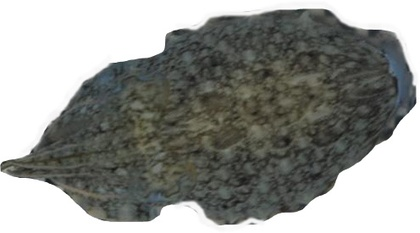
%> input picture Granularity/Template Fitting/Cuttlefish1.jpg, 420 x 233 px, shrunk from 496 x 275 before the run
$ octave --eval "result = image_rotation(rgb2gray(imread('Cuttlefish1.jpg')));"   (GNU Octave 9; MATLAB toolbox functions it lacks are replaced by stand-ins)
%> lines starting %> are read from the running program, lines starting %| are printed output that depends on the picture; in (x1, y1, x2, y2) boxes, pixels count from 0 and x2, y2 are one past the last pixel; in counts of white or black regions, pixels touching at a corner belong together; the program's own positions count from 1
function [rot_deg] = image_rotation(orig_img)
% This function takes as input an image, called orig_img, and rotates it in
% 5 degree increments until it is in the most horizontal position (i.e.,
% width/height ratio is the largest.

wh_ratio = zeros(1,36); % width/height ratio

for i = 0:35 % To go through 180 degrees
    orig_img2 = imrotate(orig_img,5*i); % rotation by 5 degrees
    %orig_img2(find(orig_img2 > 200)) = 0; %Changes almost white values to black
    orig_img2(find(orig_img2 == 0)) = 255; %Change all the black to white because get black filled in when rotate

%% Trimming the orig_img2 of any empty vertical and horizontal edges
    orig_img_edge = edge(orig_img2, 'prewitt');
    rv = [];
    cv = [];
    for ii = 1:size(orig_img_edge,1) % rows
        if isempty(find(orig_img_edge(ii,:))) % empty horizontal edge exist
            rv = [rv ii];
        end
    end
    for ii = 1:size(orig_img_edge,2) % columns
        if isempty(find(orig_img_edge(:,ii))) % empty vertical edge exist
            cv = [cv ii];
        end
    end
    orig_img2(rv,:) = [];
    orig_img2(:,cv) = [];

    wh_ratio(i+1) = size(orig_img2,2)/size(orig_img2,1);
end
%> this loop made 36 passes
%> pass 1, in image_rotation, `orig_img_edge = edge(orig_img2, 'prewitt');`:
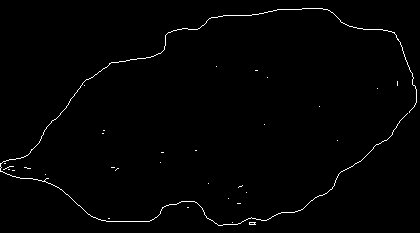
%> orig_img_edge: size 233x420 logical; 1.1% white in thin lines or dots
%> after the loop:
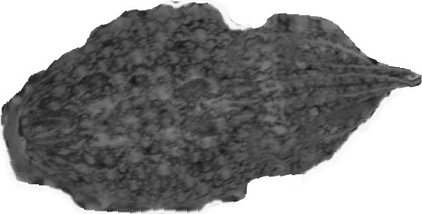
%> orig_img2: size 214x422 uint8; min 19, max 255, mean 137.3
%> after the loop, wh_ratio = 36 values, max 2 at index 35, min 0.499 at index 17, mean 1.13

%% Finding max ratio and use that for the degree of rotation
[val indx] = max(wh_ratio);
%> val = 2; indx = 35
rot_deg = 5*(indx - 1);
%> rot_deg = 170

%% Rotating the image according to rot_deg and determine which end is narrow
orig_rotated = imrotate(orig_img,rot_deg);
orig_rotated(find(orig_rotated==0)) = 255;

% Trim the orig_rotated of any empty vertical and horizontal edges
orig_rotated_edge = edge(orig_rotated, 'prewitt');
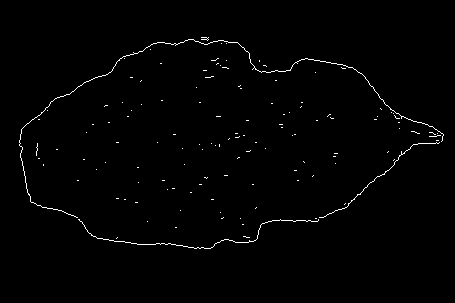
%> orig_rotated_edge: size 303x455 logical; 0.96% white in thin lines or dots, all inside (x1, y1, x2, y2) = (19, 37, 444, 249)
rv = [];
cv = [];
for ii = 1:size(orig_rotated_edge,1) % rows
    if isempty(find(orig_rotated_edge(ii,:))) % empty horizontal edge exist
        rv = [rv ii];
    end
end
%> after the loop, rv = 91 values from 1 to 303
for ii = 1:size(orig_rotated_edge,2) % columns
    if isempty(find(orig_rotated_edge(:,ii))) % empty vertical edge exist
        cv = [cv ii];
    end
end
%> after the loop, cv = 30 values from 1 to 455
orig_rotated(rv,:) = [];
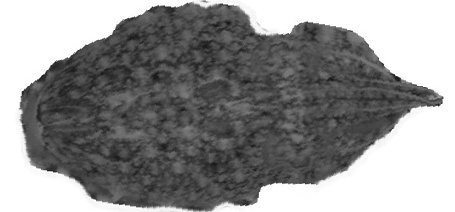
%> orig_rotated: size 212x455 uint8; min 19, max 255, mean 144.8
orig_rotated(:,cv) = [];
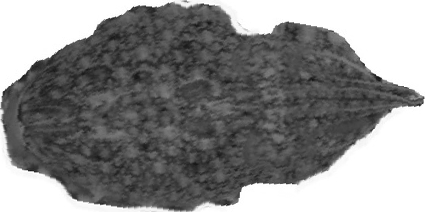
%> orig_rotated: size 212x425 uint8; min 19, max 255, mean 137

% Find the orig_img_rotated boundaries
orig_rotated_edge(rv,:) = [];
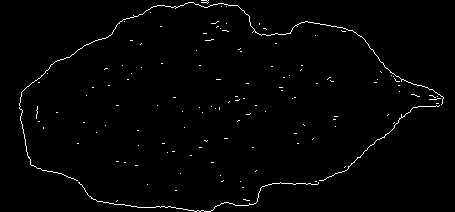
%> orig_rotated_edge: size 212x455 logical; 1.4% white in thin lines or dots
orig_rotated_edge(:,cv) = [];
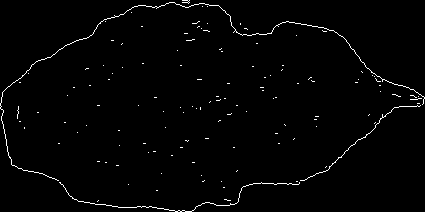
%> orig_rotated_edge: size 212x425 logical; 1.5% white in thin lines or dots

% Go through each column and find the border of orig_img_edge
orig_rotated_edge_upper = zeros(1,size(orig_rotated_edge,2));
orig_rotated_edge_lower = zeros(1,size(orig_rotated_edge,2));
for ii = 1:size(orig_rotated_edge,2)
        orig_rotated_edge_upper(ii) = find(orig_rotated_edge(:,ii),1,'first');
        orig_rotated_edge_lower(ii) = find(orig_rotated_edge(:,ii),1,'last');
end
%> after the loop, orig_rotated_edge_lower = 425 values, max 212 at index 176, min 99 at index 422, mean 177.7; orig_rotated_edge_upper = 425 values, max 104 at index 1, min 1 at index 183, mean 38.58

% Compare the "narrowness" of the boundaries on the left half of the image
% to those on the right half of the image
ten_percent = round(.1*size(orig_rotated_edge,2));
%> ten_percent = 43
left_narrowness = abs(orig_rotated_edge_upper(ten_percent) - orig_rotated_edge_lower(ten_percent));
%> left_narrowness = 114
right_narrowness = abs(orig_rotated_edge_upper(end-ten_percent) - orig_rotated_edge_lower(end-ten_percent));
%> right_narrowness = 40
if left_narrowness > right_narrowness % if the narrow part points to the right
    rot_deg = 180 + rot_deg;
%> rot_deg = 350
end

$ run again, on Granularity/Template Fitting/Cuttlefish2.jpg
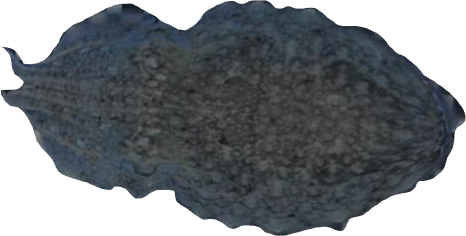
%> input picture Granularity/Template Fitting/Cuttlefish2.jpg, 466 x 236 px
%> after the loop in image_rotation, `for i = 0:35`: wh_ratio = 36 values, max 2.02 at index 3, min 0.496 at index 21, mean 1.12
%> val = 2.02; indx = 3
%> rot_deg = 10
%> in image_rotation, `orig_rotated_edge = edge(orig_rotated, 'prewitt');`:
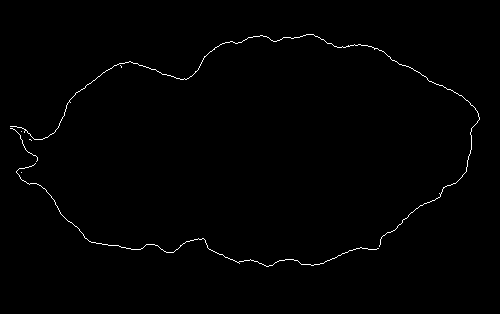
%> orig_rotated_edge: size 314x500 logical; 0.72% white in thin lines or dots, all inside (x1, y1, x2, y2) = (10, 34, 480, 267)
%> after the loop in image_rotation, `for ii = 1:size(orig_rotated_edge,1)`: rv = 81 values from 1 to 314
%> after the loop in image_rotation, `for ii = 1:size(orig_rotated_edge,2)`: cv = 30 values from 1 to 500
%> in image_rotation, `orig_rotated_edge(:,cv) = [];`:
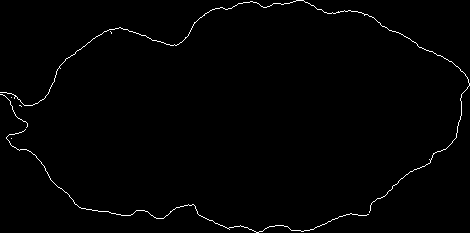
%> orig_rotated_edge: size 233x470 logical; 1% white in thin lines or dots
%> after the loop in image_rotation, `for ii = 1:size(orig_rotated_edge,2)`: orig_rotated_edge_lower = 470 values, max 233 at index 257, min 86 at index 470, mean 198.3; orig_rotated_edge_upper = 470 values, max 106 at index 25, min 1 at index 297, mean 36.83
%> left_narrowness = 76
%> right_narrowness = 118
%> result = 10

$ run again, on Granularity/Template Fitting/Cuttlefish3.jpg
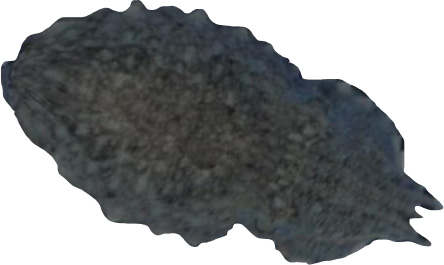
%> input picture Granularity/Template Fitting/Cuttlefish3.jpg, 444 x 265 px
%> after the loop in image_rotation, `for i = 0:35`:
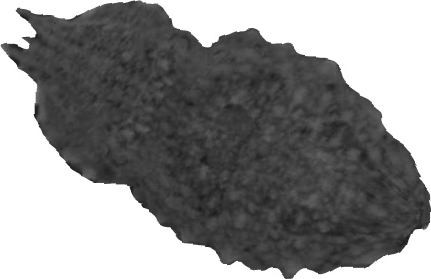
%> orig_img2: size 279x431 uint8; min 24, max 255, mean 138.6
%> after the loop in image_rotation, `for i = 0:35`: wh_ratio = 36 values, max 2.01 at index 5, min 0.497 at index 23, mean 1.13
%> val = 2.01; indx = 5
%> in image_rotation, `rot_deg = 5*(indx - 1);`: rot_deg = 20
%> after the loop in image_rotation, `for ii = 1:size(orig_rotated_edge,1)`: rv = 170 values from 1 to 401
%> after the loop in image_rotation, `for ii = 1:size(orig_rotated_edge,2)`: cv = 43 values from 1 to 508
%> in image_rotation, `orig_rotated_edge(:,cv) = [];`:
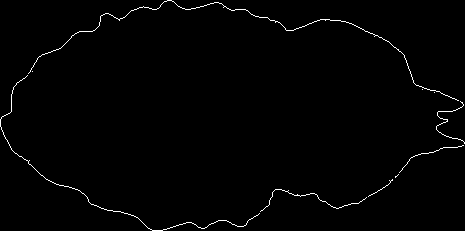
%> orig_rotated_edge: size 231x465 logical; 1% white in thin lines or dots
%> after the loop in image_rotation, `for ii = 1:size(orig_rotated_edge,2)`: orig_rotated_edge_lower = 465 values, max 231 at index 153, min 32 at index 368, mean 194.2; orig_rotated_edge_upper = 465 values, max 143 at index 465, min 1 at index 168, mean 36.82
%> left_narrowness = 126
%> right_narrowness = 70
%> in image_rotation, `rot_deg = 180 + rot_deg;`: rot_deg = 200
